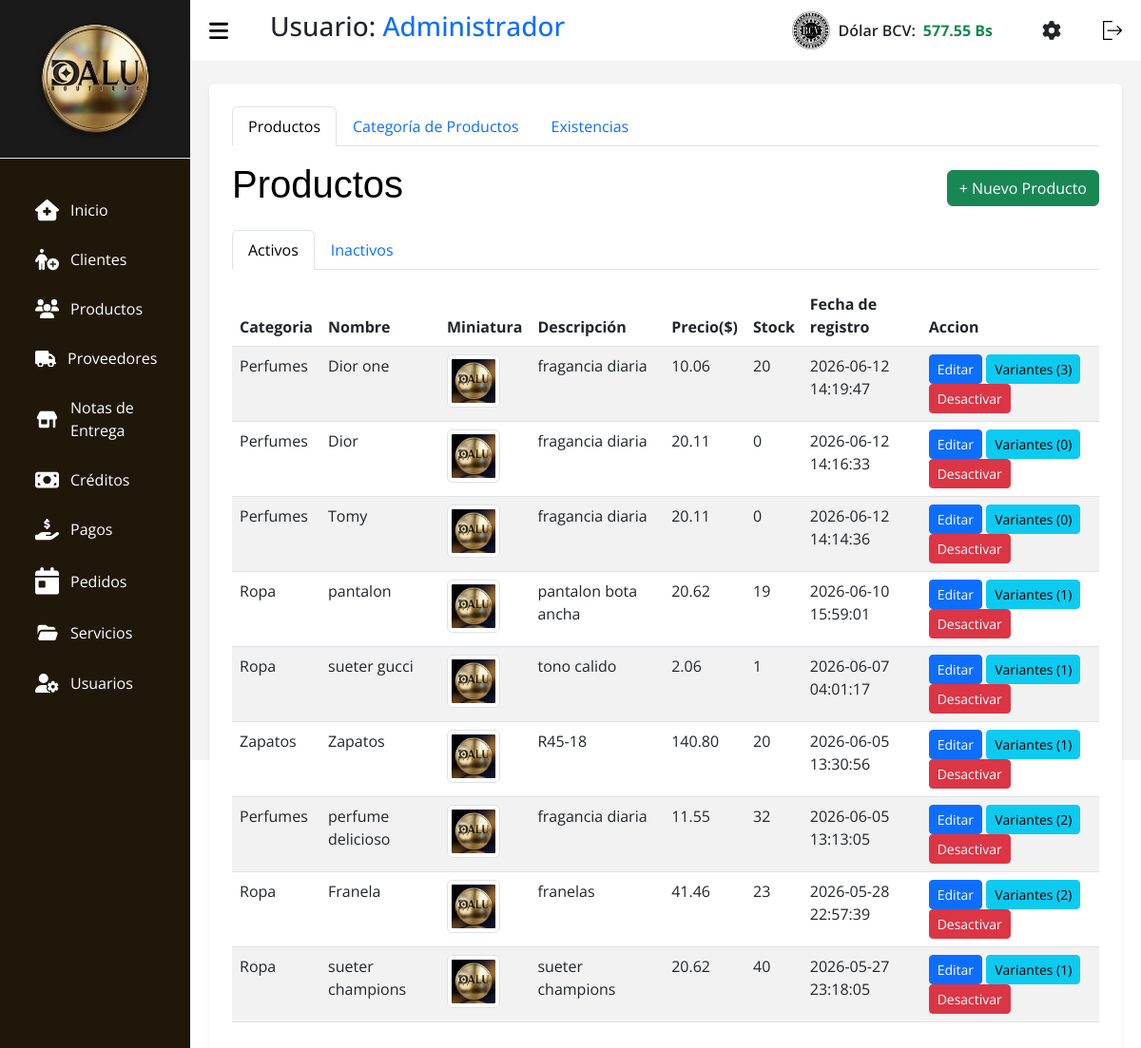
Before: /index.php?c=Productos (signed in) with the older database file.
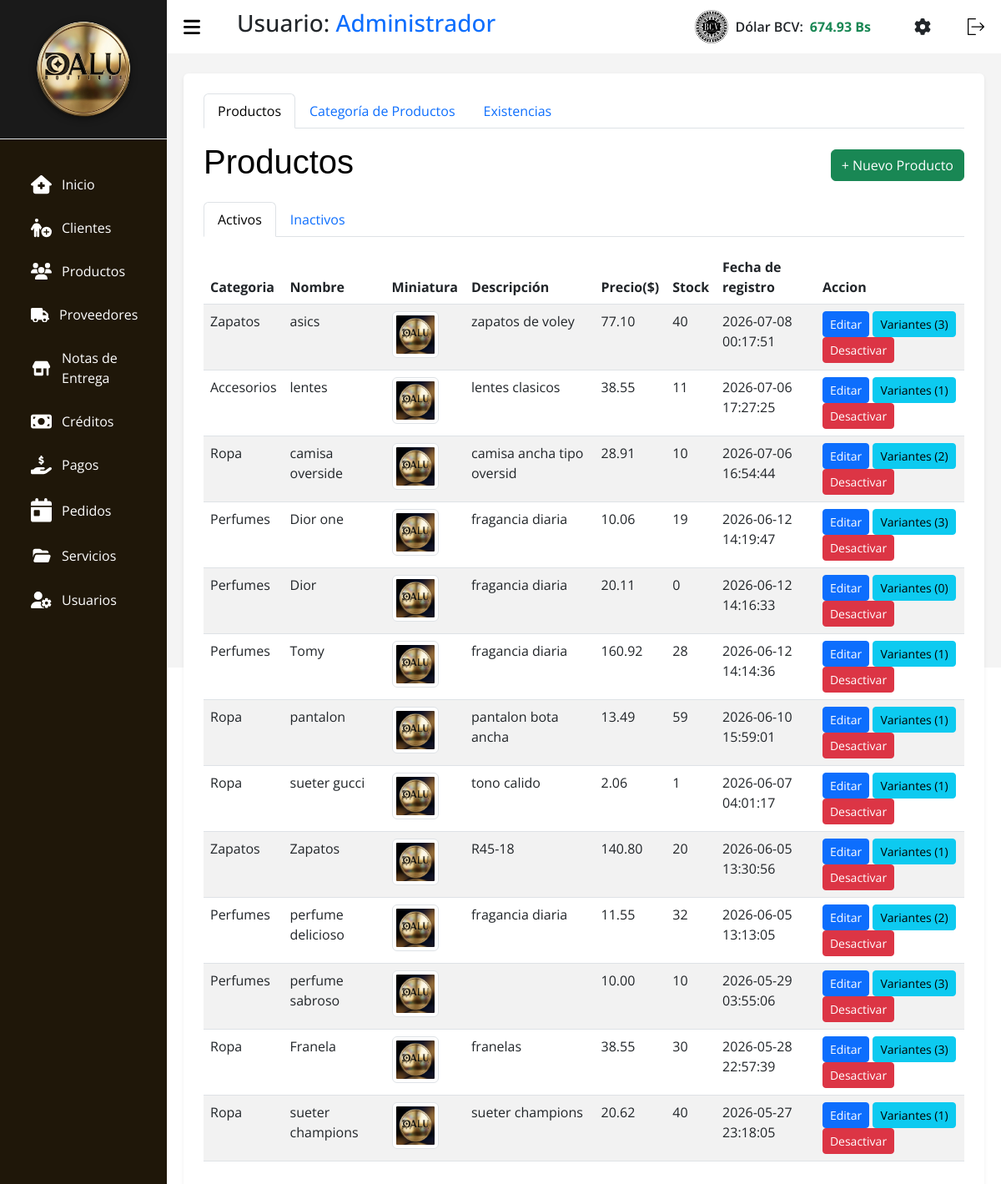
After: the same page with the newer database file.
### tables this page shows
CREATE TABLE `tasa` (
  `id` int(11) NOT NULL,
  `nombre` varchar(50) NOT NULL,
  `valor` decimal(10,2) NOT NULL,
  `fecha_actualizacion` datetime NOT NULL DEFAULT current_timestamp()
);

CREATE TABLE `productos` (
  `id` int(11) NOT NULL,
  `id_categoria` int(11) NOT NULL,
  `nombre` varchar(150) NOT NULL,
  `descripcion` text DEFAULT NULL,
  `precio_compra` decimal(10,2) NOT NULL DEFAULT 0.00,
  `precio_venta` decimal(10,2) NOT NULL,
  `stock_minimo` int(11) DEFAULT 3,
  `marca` varchar(50) DEFAULT NULL,
  `imagen_principal` varchar(255) DEFAULT NULL,
  `activo` tinyint(1) DEFAULT 1,
  `ventas_totales` int(11) DEFAULT 0,
  `fecha_registro` timestamp NOT NULL DEFAULT current_timestamp()
);

CREATE TABLE `categorias` (
  `id` int(11) NOT NULL,
  `nombre` varchar(100) NOT NULL,
  `descripcion` text DEFAULT NULL,
  `fecha_registro` timestamp NOT NULL DEFAULT current_timestamp(),
  `activo` tinyint(1) NOT NULL DEFAULT 1
);

### src/Models/Tasa.php (called while the page is built, shortened)
<?php
class Tasa extends Conexion {
    public function getLatest($nombre = 'BCV') {
        try {
            $stmt = $this->prepare("SELECT * FROM tasa WHERE nombre = :nombre ORDER BY id DESC LIMIT 1");
            $stmt->bindParam(':nombre', $nombre, PDO::PARAM_STR);
            $stmt->execute();
            return $stmt->fetch(PDO::FETCH_ASSOC);
        } catch (PDOException $e) {
            return false;
        }
    }
}

### src/Models/Productos.php (called while the page is built, shortened)
<?php
class Productos extends Conexion {
    public function search() {
        $sql = "SELECT p.*, c.nombre AS categoria_nombre, (SELECT COUNT(*) FROM producto_variantes WHERE id_producto = p.id AND activo = 1) as total_variantes, (SELECT COALESCE(SUM(v.stock), 0) FROM producto_variantes v WHERE v.id_producto = p.id AND v.activo = 1) AS stock_total FROM productos p
                JOIN categorias c ON p.id_categoria = c.id
                WHERE p.activo = 1
                ORDER BY p.fecha_registro DESC";
        $stmt = $this->prepare($sql);
        $stmt->execute();
        return $stmt->fetchAll(PDO::FETCH_ASSOC);
    }
}

### src/Views/V_Productos.php (the view, shortened to what this page needs)
<!DOCTYPE html>
<html lang="es">
<head>
    <link rel="stylesheet" href="assets/css/css.css">
    <link rel="stylesheet" href="assets/css/tabla.css">
    <link rel="stylesheet" href="assets/css/header.css">
    <link rel="stylesheet" href="assets/bootstrap.min.css">
    <link rel="stylesheet" href="assets/DataTablet/datatables.css">
    <link rel="stylesheet" href="assets/css/libs/select2.min.css">
    <link rel="stylesheet" href="assets/css/libs/select2-bootstrap-5-theme.min.css">
</head>
<body>
    <?php require_once __DIR__ . "/../Views/layout/header.php"; ?>
    <main>
        <div class="container bg-white p-4 rounded shadow-sm">
            <ul class="nav nav-tabs mb-3" id="mainTabs" role="tablist">
                <li class="nav-item">
                    <button class="nav-link active" id="tab-productos" data-bs-toggle="tab" data-bs-target="#productos"
                        type="button">Productos</button>
                </li>
                <li class="nav-item">
                    <button class="nav-link" id="tab-categorias" data-bs-toggle="tab" data-bs-target="#categorias"
                        type="button">Categoría de Productos</button>
                </li>
                <li class="nav-item">
                    <button class="nav-link" id="tab-inventario" data-bs-toggle="tab" data-bs-target="#inventario"
                        type="button">Existencias</button>
                </li>
            </ul>
            <div class="tab-content">
                <div class="tab-pane fade show active" id="productos">
                    <div class="d-flex justify-content-between align-items-center mb-3">
                        <h1 class="titulo text-black">Productos</h1>
                        <button class="btn btn-success" data-bs-toggle="modal" data-bs-target="#modalAgregar">+ Nuevo
                        Producto</button>
                    </div>
                    <ul class="nav nav-tabs mb-3" id="productoTabs" role="tablist">
                        <li class="nav-item">
                            <button class="nav-link active" id="activos-tab" data-bs-toggle="tab" data-bs-target="#activos"
                                type="button">Activos</button>
                        </li>
                        <li class="nav-item">
                            <button class="nav-link" id="inactivos-tab" data-bs-toggle="tab" data-bs-target="#inactivos"
                                type="button">Inactivos</button>
                        </li>
                    </ul>
                    <div class="tab-content">
                        <div class="tab-pane fade show active" id="activos">
                            <div class="table-responsive">
                                <table id="tablaActivos" class="table-DT table table-striped">
                                    <thead>
                                        <tr>
                                            <th scope="col">Categoria</th>
                                            <th scope="col">Nombre</th>
                                            <th scope="col">Miniatura</th>
                                            <th scope="col">Descripción</th>
                                            <th scope="col">Precio($)</th>
                                            <th scope="col">Stock</th>
                                            <th scope="col">Fecha de registro</th>
                                            <th scope="col">Accion</th>
                                        </tr>
                                    </thead>
                                    <tbody>
                                        <?php foreach ($productos as $p): ?>
                                        <tr>
                                            <td><?php echo $p['categoria_nombre'] ?? $p['categoria']; ?></td>
                                            <td><?php echo $p['nombre']; ?></td>
                                            <td>
                                                <?php $thumb = !empty($p['imagen_principal']) ? $p['imagen_principal'] : 'assets/img/products/default.jpeg'; ?>
                                                <img src="<?= htmlspecialchars($thumb) ?>" alt="miniatura" class="img-thumbnail product-thumb" style="width:56px;height:56px;object-fit:cover;cursor:pointer;" data-src="<?= htmlspecialchars($thumb) ?>" />
                                            </td>
                                            <td><?php echo $p['descripcion']; ?></td>
                                            <td><?php echo $p['precio_venta'] ?? $p['precio']; ?></td>
                                            <td><?php echo $p['stock_total'] ?? ($p['stock_total'] ?? 0); ?></td>
                                            <td><?php echo $p['fecha_registro']; ?></td>
                                            <td>
                                                <button class="btn btn-sm btn-primary" data-bs-toggle="modal"
                                                    data-bs-target="#modalEditar<?= $p['id'] ?>">Editar</button>
                                                <button type="button" class="btn btn-sm btn-info view-variants-btn" data-id="<?= $p['id'] ?>">Variantes (<?= $p['total_variantes'] ?? 0 ?>)</button>
                                                <button type="button" class="btn btn-sm btn-danger" data-bs-toggle="modal"
                                                    data-bs-target="#modalConfirmarEliminar<?= $p['id'] ?>">Desactivar</button>
                                            </td>
                                        </tr>
                                        <?php endforeach; ?>
                                    </tbody>
                                </table>
                            </div>
                        </div>
                    </div>
                </div>
            </div>
        </div>
    </main>
    </body>
    </html>

### index.php (shortened to what this page needs)
<?php
$ruta = isset($_GET['c']) ? $_GET['c'] : "home/view";
$partes = explode("/", $ruta);
$controlador = "C" . ucfirst(strtolower($partes[0]));
$archivoControlador = __DIR__ . "/src/Controllers/" . $controlador . ".php";
if (file_exists($archivoControlador)) {
    require_once $archivoControlador;
} else {
    require_once __DIR__ . '/src/Views/errors/404.php';
}
?>

### src/Controllers/CProductos.php (shortened to what this page needs)
<?php
$accion = $_GET['accion'] ?? $_POST['accion'] ?? 'view';
switch($accion) {
    case "view":
        $productoModel = new Productos();
        $productos = $productoModel->search();
        require_once __DIR__ . "/../Views/V_Productos.php";
        break;
}

### src/Views/layout/header.php (shortened to what this page needs)
<?php
$tasaModel_header = new Tasa();
$tasaActual_header = $tasaModel_header->getLatest();
$tasaValor = $tasaActual_header ? number_format((float)$tasaActual_header['valor'], 2) : '0.00';
?>
<section id="sidebar">
  <div class="sidebar-heading border-bottom p-3" style="background-color: #1a1a1a; text-align: center;">
    <img src="assets/img/dalulisto.png" style="max-width: 80%; height: auto; filter: drop-shadow(0px 2px 4px rgba(0,0,0,0.5));" alt="Logo Dalu">
  </div>
  <ul class="side-menu">
    <li class="nav-item m-1 fs-6">
      <a class="nav-link active" aria-current="page" href="?c=Home">
        Inicio</a>
    </li>
    <li class="nav-item m-1 fs-6">
      <a class="nav-link" href="?c=Clientes">
        Clientes
      </a>
    </li>
    <li class="nav-item m-1 fs-6">
      <a class="nav-link" href="?c=Productos">
        Productos
      </a>
    </li>
    <li class="nav-item m-1 fs-6">
      <a class="nav-link" href="?c=Proveedores">
        Proveedores
      </a>
    </li>
    <li class="nav-item m-1 fs-6">
      <a class="nav-link" href="?c=Notas">
        Notas de
        <br>
        Entrega
      </a>
    </li>
    <li class="nav-item m-1 fs-6">
      <a class="nav-link" href="?c=Creditos">
        Créditos
      </a>
    </li>
    <li class="nav-item m-1 fs-6">
      <a class="nav-link" href="?c=Pagos">
        Pagos
      </a>
    <li class="nav-item m-1 fs-6">
      <a class="nav-link" href="?c=Pedidos">
        Pedidos
      </a>
    </li>
    <li class="nav-item m-1 fs-6">
      <a class="nav-link" href="?c=Servicios">
        Servicios
      </a>
    </li>
    <li class="nav-item  m-1 fs-6">
      <a class="nav-link" href="?c=Usuarios">
        Usuarios
      </a>
    </li>
  </ul>
</section>
<section id="content">
  <nav>
    <h3 class="ms-3">Usuario: <span class="text-primary"><?= htmlspecialchars($_SESSION['nombre']) ?></span></h3>
    <div class="d-flex align-items-center ms-auto me-4" id="bcvDiv" style="cursor:pointer;" data-bs-toggle="modal" data-bs-target="#modalTasa">
        <img class="img-bcv me-2" src="assets/img/bcv2.png" alt="BCV" width="40">
        <span class="text-dark fw-semibold me-2">Dólar BCV:</span>
        <span class="text-success fw-bold" id="Dolar_bcv"><?= htmlspecialchars($tasaValor) ?> Bs</span>
    </div>
    <a href="?c=Ajustes" class="me-3 text-dark" title="Ajustes y Configuración">
    </a>
    <form action="index.php?c=login&a=Logout" method="POST">
      <button type="submit" style="background: none; border: none; cursor: pointer;">
      </button>
    </form>
  </nav>

### assets/css/css.css (style rules this page uses)
* { margin: 0; padding: 0; text-decoration: none; box-sizing: border-box; font-family: 'Segoe UI', Tahoma, Geneva, Verdana, sans-serif; }
body { font-family: Arial, Helvetica, sans-serif; height: 100vh; display: flex; flex-wrap: nowrap; background: #9794942c; }
main { width: 100%; padding: 24px 20px 20px 20px; }

### assets/css/tabla.css (style rules this page uses)
.titulo { color: #0508c7; font-family: Impact, Haettenschweiler, 'Arial Narrow Bold', sans-serif; }
.table { border-radius: 10px; }

### assets/css/header.css (style rules this page uses)
* { font-family: 'Open Sans', sans-serif; margin: 0; padding: 0; box-sizing: border-box; }
:root { --grey: #F1F0F6; --dark-grey: #2610a1be; --light: #fff; --dark: #000; --green: #81D43A; --light-green: #E3FFCB; --blue: #1775F1; --light-blue: #D0E4FF; --dark-blue: #0C5FCD; --red: #FC3B56; }
li { list-style: none; }
#sidebar { position: fixed; max-width: 200px; width: 100%; background: var(--light); top: 0; left: 0; height: 100%; overflow-y: auto; transition: all .3s ease; background-color: #1f1709; z-index: 200; }
#sidebar .icon { min-width: 22px; display: flex; justify-content: center; align-items: center; margin-right: 12px; }
#sidebar .side-menu { margin: 30px 0; padding: 0 18px; transition: all .3s ease; }
#sidebar .side-menu a { display: flex; align-items: center; font-size: 16px; color: var(--light); padding: 12px 16px 12px 0; border-radius: 20px; margin: 4px 0; white-space: nowrap; }
#content { position: relative; width: calc(100% - 200px); left: 200px; transition: all .3s ease; background-color: #49494a0f; }
nav { background: var(--light); height: 64px; padding: 0 20px; display: flex; align-items: center; grid-gap: 28px; position: sticky; top: 0; left: 0; z-index: 100; justify-content: space-between; }
nav .toggle-sidebar { font-size: 18px; cursor: pointer; }
svg { width: 20px; cursor: pointer; }
.icon { margin-left: 15px; align-items: baseline; width: 25px; transition: 1.3s; }

### assets/DataTablet/datatables.css (style rules this page uses)
:root { --dt-row-selected: 13, 110, 253; --dt-row-selected-text: 255, 255, 255; --dt-row-selected-link: 9, 10, 11; --dt-row-stripe: 0, 0, 0; --dt-row-hover: 0, 0, 0; --dt-column-ordering: 0, 0, 0; --dt-html-background: white; }

Changed rows visible on the page:
changed tasa: valor "577.55" → "674.93"
added productos: id_categoria.nombre "Zapatos", nombre "asics", descripcion "zapatos de voley", precio_venta "77.10", stock_total "40", fecha_registro "2026-07-08 00:17:51", total_variantes "3"
added productos: id_categoria.nombre "Accesorios", nombre "lentes", descripcion "lentes clasicos", precio_venta "38.55", stock_total "11", fecha_registro "2026-07-06 17:27:25", total_variantes "1"
added productos: id_categoria.nombre "Ropa", nombre "camisa overside", descripcion "camisa ancha tipo oversid", precio_venta "28.91", stock_total "10", fecha_registro "2026-07-06 16:54:44", total_variantes "2"
computed for productos "Dior one": stock_total "20" → "19"
changed productos "Tomy": precio_venta "20.11" → "160.92"; stock_total "0" → "28"; total_variantes "0" → "1"
changed productos "pantalon": precio_venta "20.62" → "13.49"; stock_total "19" → "59"
now on this page (row edited): productos: id_categoria.nombre "Perfumes", nombre "perfume sabroso", precio_venta "10.00", stock_total "10", fecha_registro "2026-05-29 03:55:06", total_variantes "3"
changed productos "Franela": precio_venta "41.46" → "38.55"; stock_total "23" → "30"; total_variantes "2" → "3"
